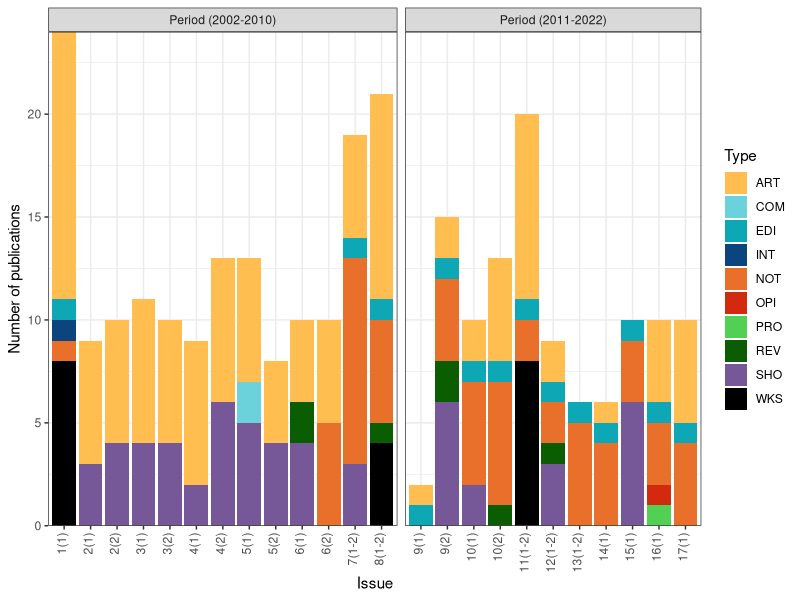
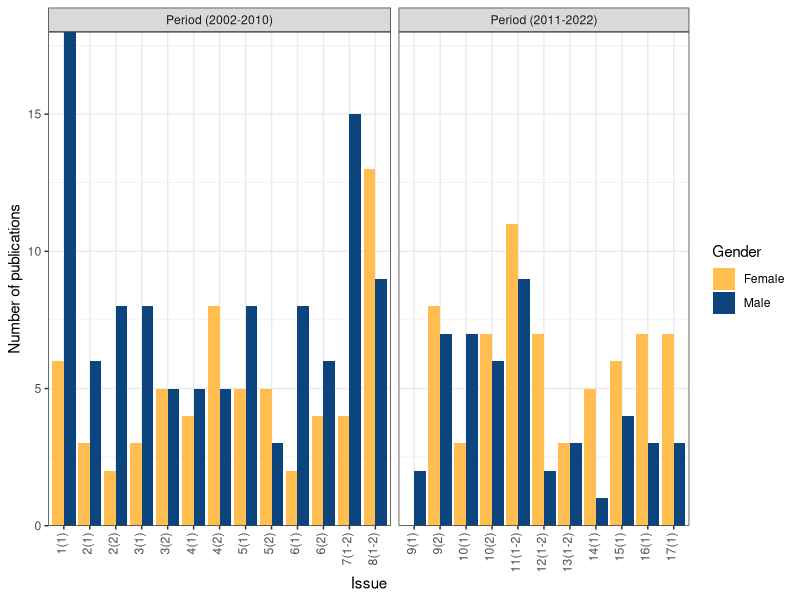
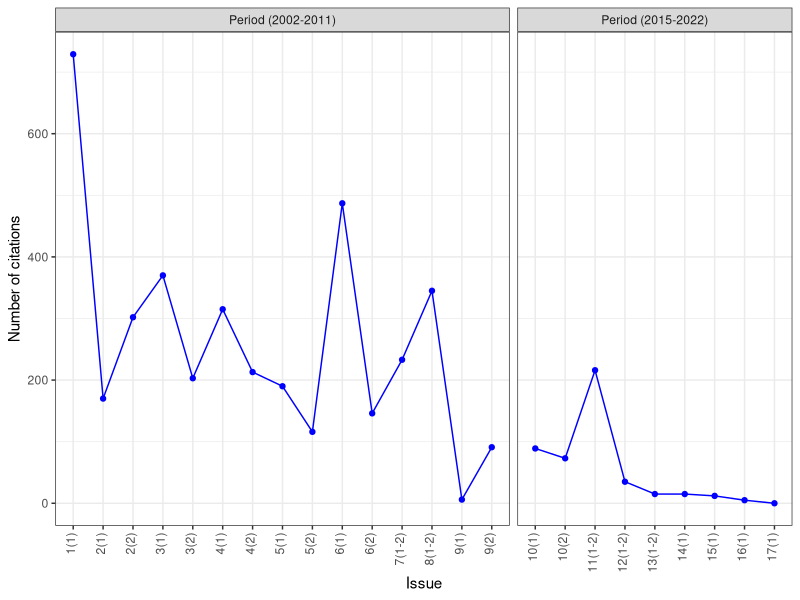
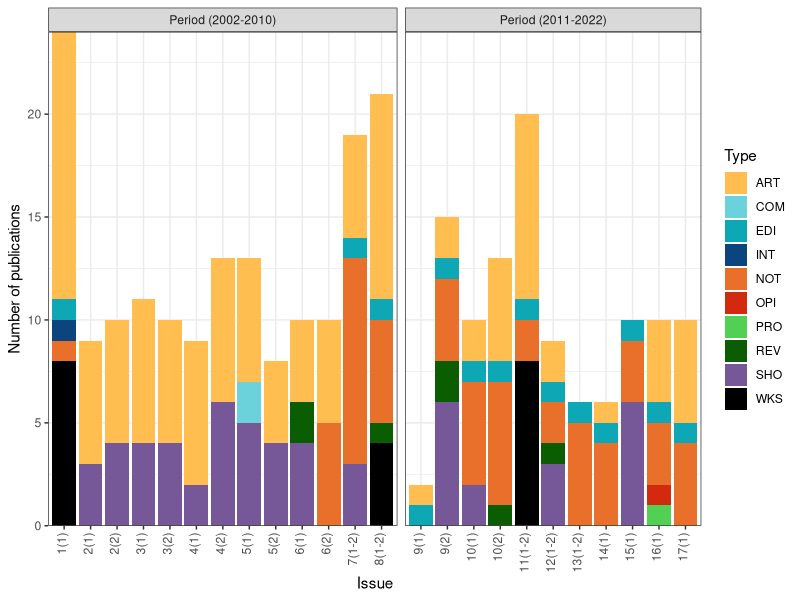
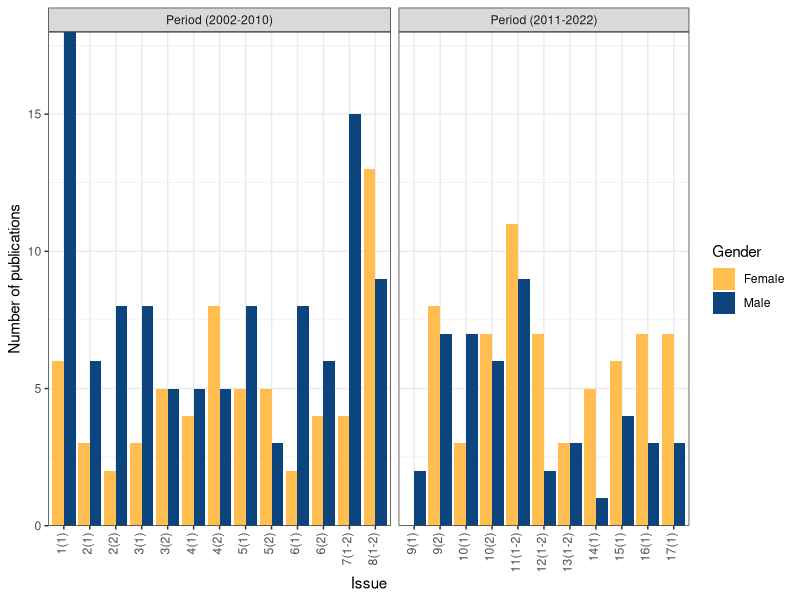
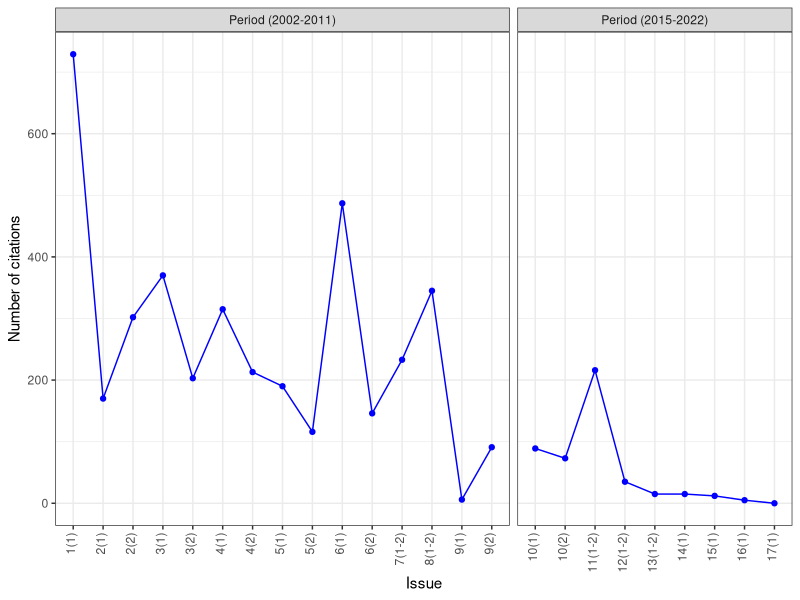

R code for these plots, in order:
################################################################################
################################################################################
#Packages

library(readr)
library(ggplot2)
library(tidyr)

################################################################################
################################################################################

#Import data
issue <- read_csv("data/Data_2002_2022/Data_plots/Issue.csv")

#Create data
#Notes:
#ART = article, COM = commentary, EDI = editorial, INT = Introduction, 
#NOT = note, REV = review, SHO = short communication, and WKS = workshop report
#PRO = protocols, OPI = opinions
issue_data <- issue %>%
  gather(key = "MS_Type", value = "Total", -c(Issue,Period))
issue_data
issue_data$Issue<-factor(issue_data$Issue, levels=issue$Issue)

#Colors by type of document
colors_issue<-c("#ffbe4f","#6bd2db","#0ea7b5","#0c457d","#e8702a","#d3290f",
                "#52d053","#0a5d00","#765898","#000000")

#Plot
issue_plot<-ggplot(issue_data, aes(x=Issue, y=Total, fill=MS_Type))+
  geom_bar(stat = 'identity')+
  theme_bw()+
  theme(axis.text.x = element_text(angle = 90, vjust = 0.2, hjust=1),
        text=element_text(size=11))+
  ylab("Number of publications")+
  scale_y_continuous(expand = c(0, 0))+
  scale_fill_manual(values=colors_issue)+
  labs(fill="Type")+
  facet_grid(~Period,scales="free_x", space = "free_x")
issue_plot

#Export
png(filename = "graphics/Data_2002_2022/Data_plots/issue_plot.png", 
    width = 1700, height = 1000, units = "px",  type = "cairo", res = 300)
issue_plot
dev.off()

################################################################################
################################################################################

#Import data
issue_gender<-read.table("data/Data_2002_2022/Data_plots/IssueByGender.csv", sep=",", header=TRUE)

#Create data
issue_gender_data <- issue_gender %>%
  gather(key = "Gender", value = "Total", -c(Issue,Period))
issue_gender_data
issue_gender_data$Issue<-factor(issue_gender_data$Issue, levels=issue_gender$Issue)

#Color by sex
colors_issue<-c("#ffbe4f","#0c457d","#e8702a","#d3290f",
                "#52d053","#0a5d00","#765898","#000000")

#Plot
issue_gender_plot<-ggplot(issue_gender_data, aes(x=Issue, y=Total, fill=Gender))+
  geom_bar( position = "dodge", stat = 'identity')+
  theme_bw()+
  theme(axis.text.x = element_text(angle = 90, vjust = 0.2, hjust=1),
        text=element_text(size=11))+
  ylab("Number of publications")+
  scale_y_continuous(expand = c(0, 0))+
  scale_fill_manual(values=colors_issue)+
  facet_grid(~Period,scales="free_x", space = "free_x")
issue_gender_plot

#Export
png(filename = "graphics/Data_2002_2022/Data_plots/issue_gender_plot.png", 
    width = 1700, height = 850, units = "px",  type = "cairo", res = 300)
issue_gender_plot
dev.off()

################################################################################
################################################################################

#Import data
Citations<-read_csv("data/Data_2002_2022/Data_plots/Citations.csv")

#Plot
citations_plot<-ggplot(Citations, aes(x=Issue, y=Citations, group=1))+
  geom_point(color="blue")+geom_line(color="blue")+
  theme_bw()+
  theme(axis.text.x = element_text(angle = 90, vjust = 0.2, hjust=1),
        text=element_text(size=11))+
  ylab("Number of citations")+
  facet_grid(~Period,scales="free_x", space = "free_x")
citations_plot

#Export
png(filename = "graphics/Data_2002_2022/Data_plots/Citations_plot.png", 
    width = 1700, height = 850, units = "px",  type = "cairo", res = 300)
citations_plot
dev.off()

################################################################################
################################################################################

